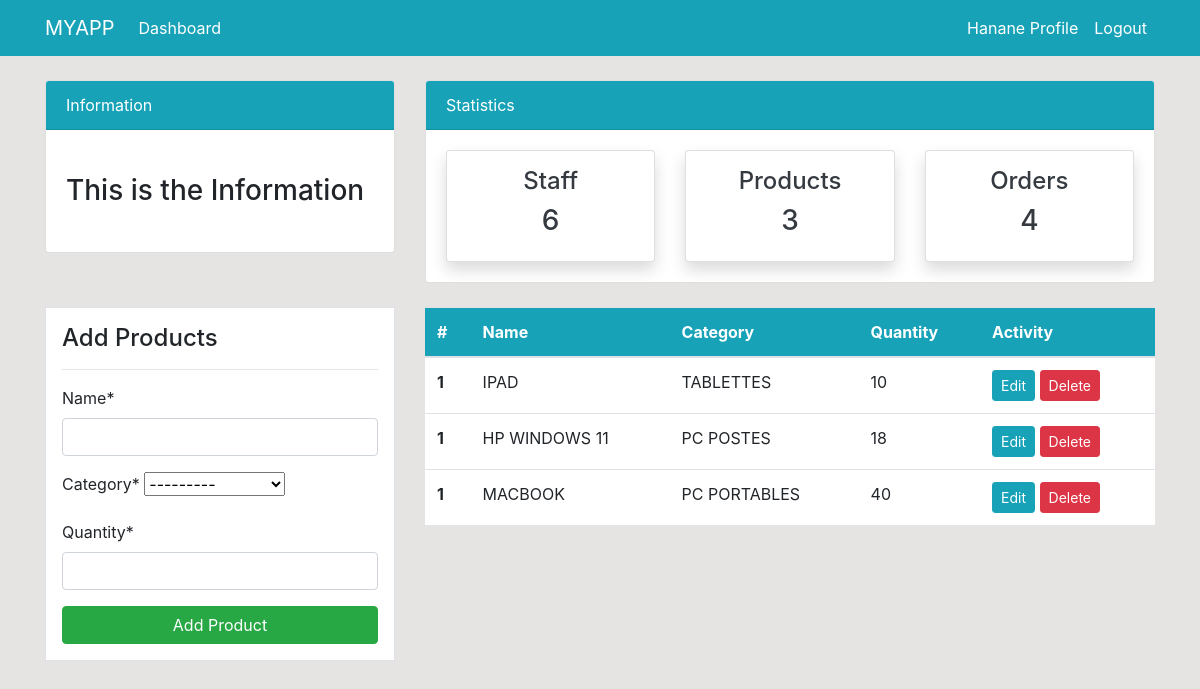
Page /product/ (signed in) on the committed database.
### dashboard/models.py (models this page shows, shortened)
class Product(models.Model):
    name= models.CharField(max_length=100, null=True)
    category = models.CharField(max_length=20, choices=CATEGORY, null=True)
    quantity = models.PositiveBigIntegerField(null=True)
    class Meta:
        verbose_name_plural = 'Product'

### dashboard/views.py (the view)
# urls.py: path('product/', views.product, name='dashboard-product'),
@login_required(login_url='user-login')
def product(request):
    items = Product.objects.all()
    product_count = items.count()
    workers_count = User.objects.all().count()
    orders_count = Order.objects.all().count()
    if request.method == 'POST':
        form = ProductForm(request.POST)
        if form.is_valid():
            form.save()
            product_name = form.cleaned_data.get('name')
            messages.success(request, f'{product_name} has been added')
            return redirect('dashboard-product')
    else:
        form = ProductForm()
    context = {
        'items': items,
        'form': form,
        'workers_count': workers_count,
        'orders_count':orders_count,
        'product_count':product_count ,
    }
    return render(request, 'dashboard/product.html', context)

### dashboard/forms.py
class ProductForm(forms.ModelForm):
    class Meta:
        model = Product
        fields = ['name', 'category', 'quantity']

### templates/dashboard/product.html (shortened to what this page needs)
{% extends 'partials/base.html' %}
{% load crispy_forms_tags %}
{% block content %}
{% include 'partials/topnav.html' %}
    <div class="container">
        <div class="row my-4">
            <div class="col-md-4">
                <div class="border bg-white p-3">
                    <h4>Add Products</h4>
                    <hr>
                    <form method="POST">
                        {{ form|crispy }}
                        <input class="btn btn-success btn-block" type="submit" value="Add Product">
                    </form>
                </div>
            </div>
            <div class="col-md-8">
                <table class="table bg-white">
                    <thead class="bg-info">
                        <tr class="text-white">
                            <th scope="col">#</th>
                            <th scope="col">Name</th>
                            <th scope="col">Category</th>
                            <th scope="col">Quantity</th>
                            <th scope="col">Activity</th>
                        </tr>
                    </thead>
                    <tbody>
                        {% for item in items %}
                        <tr>
                            <th scope="row">1</th>
                            <td>{{item.name}}</td>
                            <td>{{item.category}}</td>
                            <td>{{item.quantity}}</td>
                            <td>
                                <a class="btn btn-info btn-sm" href="{% url 'dashboard-product-update' item.id %}">Edit</a>
                                <a class="btn btn-danger btn-sm" href="{% url 'dashboard-product-delete' item.id %}">Delete</a>
                            </td>
                        </tr>
                        {% endfor %}
                    </tbody>
                </table>
            </div>
        </div>
    </div>
{% endblock %}

### templates/partials/nav.html (shortened to what this page needs)
<nav class="navbar navbar-expand-lg navbar-info bg-info">
    <div class="container">
        {% if user.is_authenticated %}
        <a class="navbar-brand text-white" href="{% url 'dashboard-index' %}">MYAPP</a>
        <div class="collapse navbar-collapse" id="navbarSupportedContent">
            <ul class="navbar-nav mr-auto">
                <li class="nav-item active">
                    <a class="nav-link text-white" href="{% url 'dashboard-index' %}">Dashboard </a>
                </li>
            </ul>
            <ul class="navbar-nav ml-auto">
                <li class="nav-item active">
                    <a class="nav-link text-white" href="{% url 'user-profile' %}">{{ user.username }} Profile
                        <span class="sr-only">(current)</span></a>
                </li>
                <li class="nav-item">
                    <a class="nav-link text-white" href="{% url 'user-logout' %}">Logout</a>
                </li>
            </ul>
            {% endif %}
        </div>
    </div>
</nav>

### static/style.css (style rules this page uses)
body { background: rgb(230, 227, 227); }

### rows in the picture
Product: name "IPAD", category "TABLETTES", quantity "10"
Product: name "HP WINDOWS 11", category "PC POSTES", quantity "18"
Product: name "MACBOOK", category "PC PORTABLES", quantity "40"

### other values in the picture
{{ user.username }} "Hanane"
{{ workers_count }} "6"
{{ product_count }} "3"
{{ orders_count }} "4"
